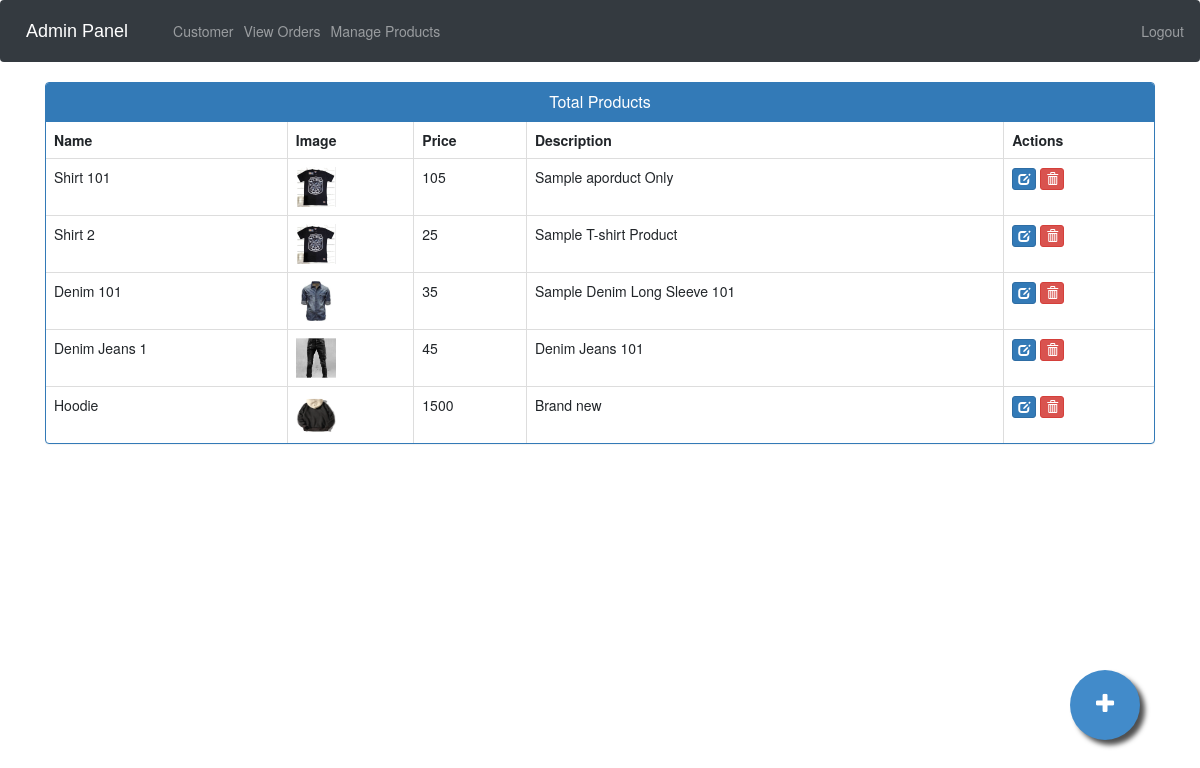
The page /admin-products (signed in) on the database its author committed.
### ecom/models.py (models this page shows, shortened)
class Product(models.Model):
    name=models.CharField(max_length=40)
    product_image= models.ImageField(upload_to='product_image/',null=True,blank=True)
    price = models.PositiveIntegerField()
    description=models.CharField(max_length=40)

### ecom/views.py (the view)
# urls.py: path('admin-products', views.admin_products_view,name='admin-products'),
@login_required(login_url='adminlogin')
def admin_products_view(request):
    products=models.Product.objects.all()
    return render(request,'ecom/admin_products.html',{'products':products})

### templates/ecom/admin_products.html (shortened to what this page needs)
{% extends 'ecom/admin_base.html' %}
{% load static %}
{% block content %}
<head>
  <link href="//netdna.bootstrapcdn.com/bootstrap/3.0.0/css/bootstrap.min.css" rel="stylesheet" id="bootstrap-css">
</head>
<div class="container">
  <div class="panel panel-primary">
    <div class="panel-heading">
      <h6 class="panel-title">Total Products</h6>
    </div>
    <table class="table table-hover table-bordered" id="dev-table">
      <thead>
        <tr>
          <th>Name</th>
          <th>Image</th>
          <th>Price</th>
          <th>Description</th>
          <th>Actions</th>
        </tr>
      </thead>
      {% for p in products %}
  {% if p %}
      <tr>
        <td> {{p.name}}</td>
        <td> <img src="{% static p.product_image.url %}" alt="Profile Pic" height="40px" width="40px" /></td>
        <td>{{p.price}}</td>
        <td>{{p.description}}</td>
        <td><a class="btn btn-primary btn-xs" href="{% url 'update-product' p.id  %}"><span class="glyphicon glyphicon-edit"></span></a>
          <a class="btn btn-danger btn-xs" href="{% url 'delete-product' p.id  %}"><span class="glyphicon glyphicon-trash"></span></a></td>
      </tr>
      {%else%}
      <br><br><br>
      <h1>No Products!!</h1>
      {% endif %}
      {% endfor %}
    </table>
  </div>
</div>
<a href="/admin-add-product" class="float">
<i class="fa fa-plus my-float"></i>
</a>
{% endblock content %}

### templates/ecom/admin_base.html (style rules this page uses)
.fa { font-size: 23px; width: 2em; height: 2em; text-align: center; text-decoration: none; margin: 5px 2px; border-radius: 50%; padding-top: 0.5em; }

### templates/ecom/admin_products.html (style rules this page uses)
a:link { text-decoration: none; }
h6 { text-align: center; }
.float { position:fixed; width:70px; height:70px; bottom:60px; right:60px; background-color:#428bca; color:#FFF; border-radius:50px; text-align:center; box-shadow: 5px 5px 5px #505050; }
.my-float { margin-top:22px; }
.fa { padding: 0em 0.5em; }

### rows shown on the page
Product: name "Shirt 101", product_image (picture), price "105", description "Sample aporduct Only"
Product: name "Shirt 2", product_image (picture), price "25", description "Sample T-shirt Product"
Product: name "Denim 101", product_image (picture), price "35", description "Sample Denim Long Sleeve 101"
Product: name "Denim Jeans 1", product_image (picture), price "45", description "Denim Jeans 101"
Product: name "Hoodie", product_image (picture), price "1500", description "Brand new"
